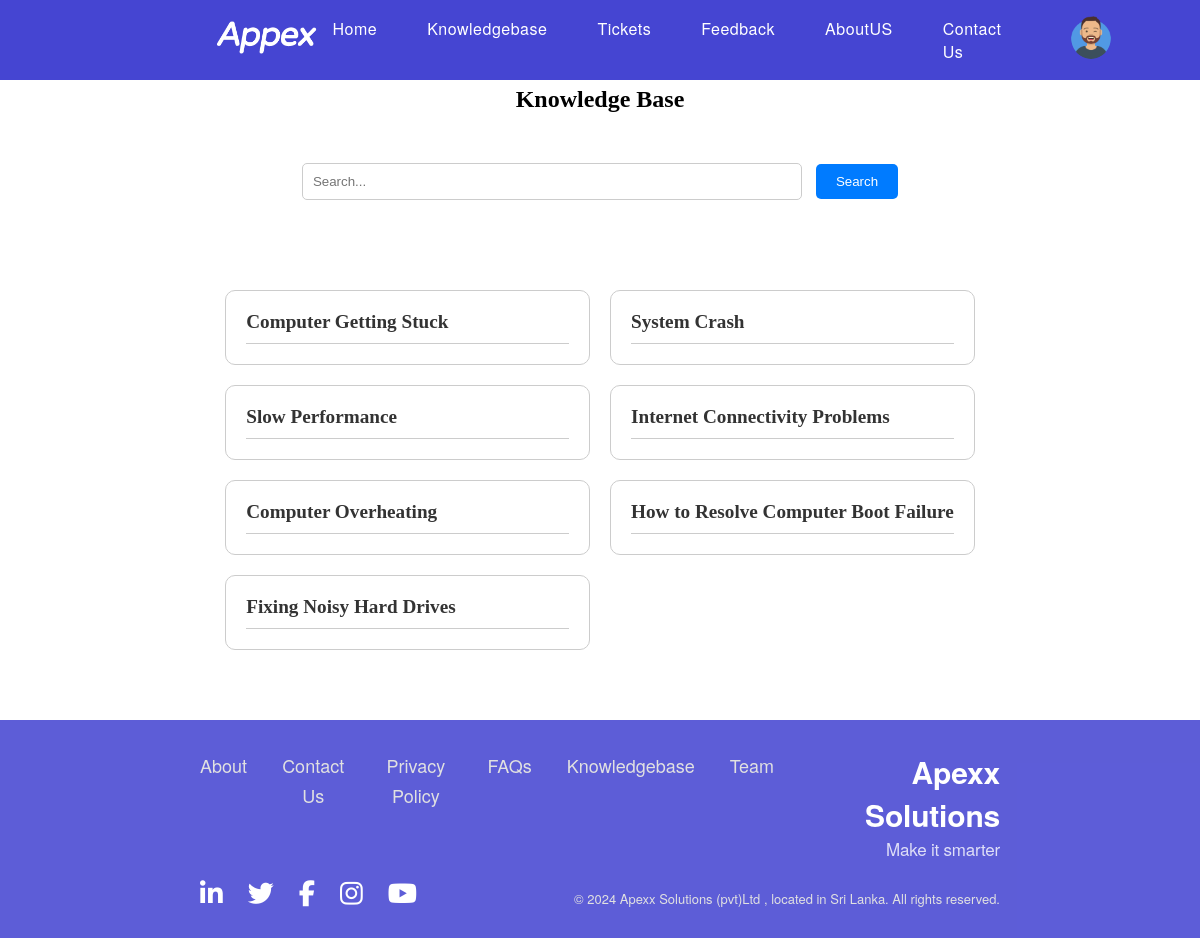
The page /php/knowledgebase.php (signed in) on the database its author committed.
### tables this page shows
CREATE TABLE `articles` (
  `articleID` int(10) NOT NULL,
  `heading` varchar(50) NOT NULL,
  `description` varchar(255) NOT NULL
);

### php/knowledgebase.php (the view, shortened to what this page needs)
<?php
require_once('../include/connection.php');
$query = "SELECT heading, description FROM articles";
$result = mysqli_query($connection, $query);
$articles = [];
if ($result) {
    while ($row = mysqli_fetch_assoc($result)) {
        $articles[] = $row;
    }
}
?>
<!DOCTYPE html>
<html lang="en">
<head>
    <link rel="stylesheet" href="../css/home.css">
    <link rel="stylesheet" href="../css/knowledgebase.css">
    <link href='https://unpkg.com/boxicons@2.1.4/css/boxicons.min.css' rel='stylesheet'>
</head>
<body>
        <nav>
            <div class="navbar-outerbox">
                <div class="logo-box">
                    <a href="home.php"><img src="../resources/logos/appex-text-logo.png" alt="logo"></a>
                </div>
                <div class="menu-and-userimage-box">
                    <ul class="navbar-menu-names">
                        <li><a href="../php/home.php">Home</a></li>
                        <li><a href="../php/knowledgebase.php">Knowledgebase</a></li>
                        <li><a href="../php/user-ticket.php">Tickets</a></li>
                        <li><a href="../php/user-feedback.php">Feedback</a></li>
                        <li><a href="#">AboutUS</a></li>
                        <li><a href="#">Contact Us</a></li>
                    </ul>
                    <div class="userimage">
                        <img src="../resources/images/userimage.png" alt="">
                    </div>
                </div>
            </div>
        </nav><br><br>
        <h2 style="text-align: center;">Knowledge Base</h2>
<div class="search-container">
    <input type="text" id="myInput" placeholder="Search..." />
    <button type="button" id="searchButton">Search</button>
</div>
<div class="articles-container">
    <?php foreach ($articles as $article) : ?>
        <div class="article">
            <h3 class="article-title"><?php echo $article['heading']; ?></h3>
        </div>
    <?php endforeach; ?>
</div>
     <footer>
        <div class="footer-top">
            <div class="footer-top-left">
                <p>
                    <a href="about.html">About</a>
                    <a href="contact-us.html">Contact Us</a>
                    <a href="privacy-policy.html">Privacy Policy</a>
                    <a href="faq.html">FAQs</a>
                    <a href="knowledgebase.html">Knowledgebase</a>
                    <a href="team.html">Team</a>
                </p>
            </div>
            <div class="footer-top-right">
                <img src="../resources/logos/Untitled-14-whitepng.png" alt="" id="footer-logo">
                <div class="logo-text">
                    <span class="logo-text-head">Apexx Solutions</span>
                    <span class="logo-text-sub">Make it smarter</span>
                </div>
            </div>
        </div>
        <div class="footer-bottom">
            <div class="footer-bottom-left">
                <a href="https://www.linkedin.com/"><i class="fa fa-linkedin"></i></a>
                <a href="https://www.twitter.com/"><i class="fa fa-twitter"></i></a>
                <a href="https://www.facebook.com/"><i class="fa fa-facebook"></i></a>
                <a href="https://www.instagram.com/"><i class="fa fa-instagram"></i></a>
                <a href="https://www.youtube.com/"><i class="fa fa-youtube"></i></a>
            </div>
            <div class="footer-bottom-right">
                <p>© 2024 Apexx Solutions (pvt)Ltd , located in Sri Lanka. All rights reserved. </p>
            </div>
        </div>
    </footer>
</body>
</html>

### css/home.css (style rules this page uses)
* { margin: 0; padding: 0; box-sizing: border-box; }
body { display: flex; flex-direction: column; row-gap: 50px; }
nav { background-color: #3535ceea; padding: 16px 200px; height: 80px; display: flex; justify-content: space-between; align-items: center; position: fixed; width: 100%; z-index: 200; }
.navbar-outerbox { display: flex; justify-content: space-between; align-items: center; max-width: 1200px; width: 100%; font-family: "Helvetica Neue", sans-serif; }
.logo-box img { max-height: 53px; }
.menu-and-userimage-box { display: flex; column-gap: 70px; align-items: center; }
.navbar-menu-names { list-style: none; display: flex; column-gap: 50px; font-size: 16px; font-weight: 600; letter-spacing: 0.5px; }
.navbar-menu-names a { text-decoration: none; color: white; font-weight: 500; position: relative; }
.navbar-menu-names a::before { content: ""; position: absolute; bottom: -2px; left: 0; width: 0; height: 2px; background-color: #ffcc00; transition: width 0.3s ease; }
.userimage { position: relative; cursor: pointer; }
.userimage img { border-radius: 50%; max-width: 40px; transition: border 0.3s ease; }
footer { width: 100%; padding: 30px 200px; background: rgba(53, 53, 206, 0.8); display: flex; flex-direction: column; row-gap: 20px; font-family: Gotham-book, Calibri, Helvetica Neue, HelveticaNeue, Arial, sans-serif; position: sticky; }
.footer-top { display: flex; justify-content: space-between; align-items: start; }
.footer-top-right { display: flex; align-items: center; column-gap: 10px; }
#footer-logo { height: 60px; padding: 5px; border-radius: 10px; opacity: 0.8; }
.logo-text { display: flex; flex-direction: column; align-items: flex-end; justify-content: space-between; color: white !important; }
.logo-text-head { font-size: 30px; font-weight: 900; text-align: right; letter-spacing: -0.2px; }
.logo-text-sub { font-size: 17px; text-align: right; letter-spacing: -0.2px; opacity: 0.8; }
.footer-top-left p { text-align: center; line-height: 30px; display: flex; column-gap: 35px; }
.footer-top-left p a { font-size: 18px; text-decoration: none; color: rgb(225, 225, 225); }
.footer-bottom { display: flex; justify-content: space-between; align-items: end; }
.footer-bottom-right { font-size: 13px; color: rgb(225, 225, 225); }
.footer-bottom-left { display: flex; column-gap: 25px; }
.footer-bottom-left i { font-size: 26px; color: white; }

### php/knowledgebase.php (style rules this page uses)
.articles-container { display: grid; grid-template-columns: repeat(auto-fill, minmax(300px, 1fr)); gap: 20px; padding: 20px; }
.article { background-color: #fff; border: 1px solid #ccc; border-radius: 10px; padding: 20px; transition: background-color 0.3s ease, box-shadow 0.3s ease; }
.article h3 { margin-top: 0; cursor: pointer; font-size: 1.2em; color: #333; border-bottom: 1px solid #ccc; padding-bottom: 10px; }
.search-container { text-align: center; margin-bottom: 20px; }
#myInput { padding: 10px; border-radius: 5px; border: 1px solid #ccc; margin-right: 10px; width: 500px; }
#searchButton { padding: 10px 20px; border-radius: 5px; background-color: #007bff; color: #fff; border: none; cursor: pointer; transition: background-color 0.3s ease; }

### rows shown on the page
articles: heading "Computer Getting Stuck"
articles: heading "System Crash"
articles: heading "Slow Performance"
articles: heading "Internet Connectivity Problems"
articles: heading "Computer Overheating"
articles: heading "How to Resolve Computer Boot Failure"
articles: heading "Fixing Noisy Hard Drives"
